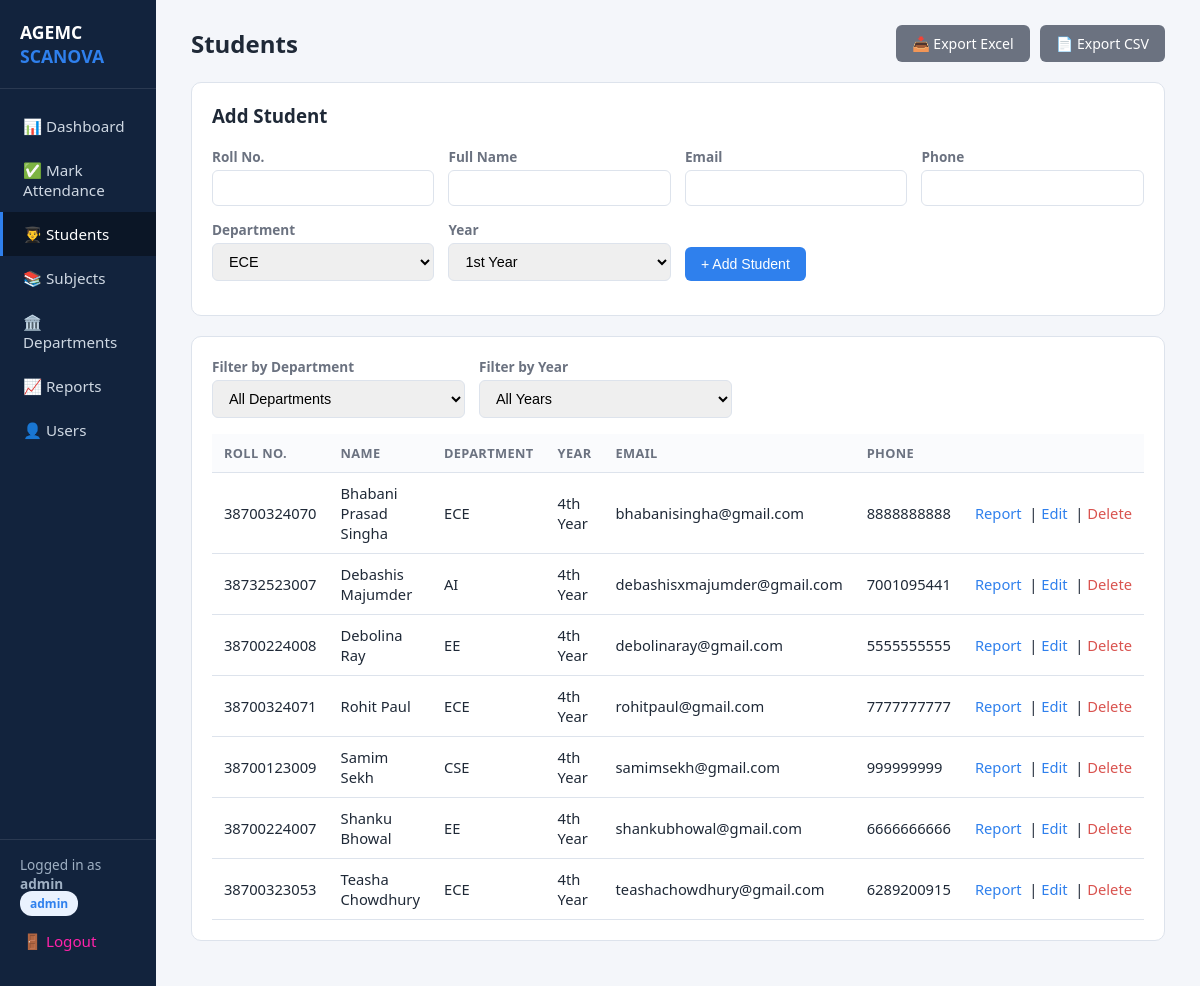
/students (signed in), run on the app's committed database.
### app.py (models this page shows)
class Student(db.Model):
    id = db.Column(db.Integer, primary_key=True)
    roll_no = db.Column(db.String(30), unique=True, nullable=False)
    name = db.Column(db.String(100), nullable=False)
    email = db.Column(db.String(120))
    phone = db.Column(db.String(20))
    department_id = db.Column(db.Integer, db.ForeignKey('department.id'), nullable=False)
    year = db.Column(db.String(20), nullable=False, default='1st Year')
    attendance_records = db.relationship('Attendance', backref='student', lazy=True, cascade="all, delete-orphan")

class Department(db.Model):
    id = db.Column(db.Integer, primary_key=True)
    name = db.Column(db.String(100), nullable=False, unique=True)
    subjects = db.relationship('Subject', backref='department', lazy=True)
    students = db.relationship('Student', backref='department', lazy=True)

### app.py (the view)
@app.route('/students')
@login_required
def students():
    department_filter = request.args.get('department_id', type=int)
    year_filter = request.args.get('year', '')
    query = Student.query
    if department_filter:
        query = query.filter_by(department_id=department_filter)
    if year_filter:
        query = query.filter_by(year=year_filter)
    all_students = query.order_by(Student.name).all()
    all_departments = Department.query.all()
    return render_template('students.html', students=all_students, departments=all_departments,
                            selected_department=department_filter, selected_year=year_filter)

### app.py (called while the page is built)
def login_required(f):
    @wraps(f)
    def decorated(*args, **kwargs):
        if 'user_id' not in session:
            flash('Please log in first.', 'warning')
            return redirect(url_for('login'))
        return f(*args, **kwargs)
    return decorated

@app.context_processor
def inject_user():
    return dict(current_user_role=session.get('role'), current_username=session.get('username'),
                year_choices=YEAR_CHOICES)

### templates/students.html (shortened to what this page needs)
{% extends "base.html" %}
{% block content %}
<div class="topbar">
  <h1>Students</h1>
  <div style="display:flex; gap:10px;">
    <a class="btn btn-secondary" href="{{ url_for('export_students', department_id=selected_department, year=selected_year) }}">📥 Export Excel</a>
    <a class="btn btn-secondary" href="{{ url_for('export_students_csv', department_id=selected_department, year=selected_year) }}">📄 Export CSV</a>
  </div>
</div>
{% if current_user_role == 'admin' %}
<div class="card">
  <h3 style="margin-top:0;">Add Student</h3>
  {% if departments %}
  <form method="POST" action="{{ url_for('add_student') }}">
    <div class="form-row">
      <div><label>Roll No.</label><input type="text" name="roll_no" required></div>
      <div><label>Full Name</label><input type="text" name="name" required></div>
      <div><label>Email</label><input type="email" name="email"></div>
      <div><label>Phone</label><input type="text" name="phone"></div>
      <div>
        <label>Department</label>
        <select name="department_id" required>
          {% for d in departments %}<option value="{{ d.id }}">{{ d.name }}</option>{% endfor %}
        </select>
      </div>
      <div>
        <label>Year</label>
        <select name="year" required>
          {% for y in year_choices %}<option value="{{ y }}">{{ y }}</option>{% endfor %}
        </select>
      </div>
      <div><button class="btn" type="submit">+ Add Student</button></div>
    </div>
  </form>
  {% else %}
  <p style="color:#6b7280;">Add a department first before adding students.</p>
  {% endif %}
</div>
{% endif %}
<div class="card">
  <form method="GET" style="margin-bottom:16px;">
    <div class="form-row" style="max-width:520px;">
      <div>
        <label>Filter by Department</label>
        <select name="department_id" onchange="this.form.submit()">
          <option value="">All Departments</option>
        </select>
      </div>
      <div>
        <label>Filter by Year</label>
        <select name="year" onchange="this.form.submit()">
          <option value="">All Years</option>
        </select>
      </div>
    </div>
  </form>
  {% if students %}
  <table>
    <tr><th>Roll No.</th><th>Name</th><th>Department</th><th>Year</th><th>Email</th><th>Phone</th><th></th></tr>
    {% for s in students %}
    <tr>
      <td>{{ s.roll_no }}</td>
      <td>{{ s.name }}</td>
      <td>{{ s.department.name }}</td>
      <td>{{ s.year }}</td>
      <td>{{ s.email or '-' }}</td>
      <td>{{ s.phone or '-' }}</td>
      <td style="white-space:nowrap;">
        <a class="link" href="{{ url_for('student_report', id=s.id) }}">Report</a>
        {% if current_user_role == 'admin' %}
        &nbsp;|&nbsp;<a class="link" href="{{ url_for('edit_student', id=s.id) }}">Edit</a>
        &nbsp;|&nbsp;<a class="link" style="color:#d9534f;" href="{{ url_for('delete_student', id=s.id) }}" onclick="return confirm('Delete this student?')">Delete</a>
        {% endif %}
      </td>
    </tr>
    {% endfor %}
  </table>
  {% else %}
  <div class="empty-state">No students found.</div>
  {% endif %}
</div>
{% endblock %}

### templates/base.html (style rules this page uses)
:root { --navy: #12233d; --navy-dark: #0b1626; --accent: #2f80ed; --accent-light: #eaf2fe; --green: #1a9e6b; --red: #d9534f; --amber: #e0a800; --bg: #f4f6fa; --border: #dde3ec; --text: #1f2937; --muted: #6b7280; }
* { box-sizing: border-box; }
body { margin: 0; font-family: 'Segoe UI', Roboto, Arial, sans-serif; background: var(--bg); color: var(--text); }
.topbar { display: flex; justify-content: space-between; align-items: center; margin-bottom: 20px; }
.topbar h1 { font-size: 1.5rem; margin: 0; }
.card { background: #fff; border: 1px solid var(--border); border-radius: 10px; padding: 20px; margin-bottom: 20px; }
table { width: 100%; border-collapse: collapse; }
th, td { padding: 10px 12px; text-align: left; border-bottom: 1px solid var(--border); font-size: 0.92rem; }
th { background: #fafbfd; color: var(--muted); font-weight: 600; font-size: 0.8rem; text-transform: uppercase; letter-spacing: 0.03em; }
.btn { display: inline-block; background: var(--accent); color: #fff; border: none; padding: 9px 16px; border-radius: 6px; cursor: pointer; text-decoration: none; font-size: 0.88rem; font-weight: 500; }
.btn-secondary { background: #6b7280; }
input, select, textarea { padding: 9px 12px; border: 1px solid var(--border); border-radius: 6px; font-size: 0.9rem; width: 100%; }
label { font-size: 0.85rem; font-weight: 600; color: var(--muted); margin-bottom: 4px; display: block; }
.form-row { display: grid; grid-template-columns: repeat(auto-fit, minmax(180px, 1fr)); gap: 14px; margin-bottom: 14px; align-items: end; }
a.link { color: var(--accent); text-decoration: none; font-weight: 500; }

### data on the page
Student: roll_no "38700324070", name "Bhabani Prasad Singha", department.name "ECE", year "4th Year", email "bhabanisingha@gmail.com", phone "8888888888"
Student: roll_no "38732523007", name "Debashis Majumder", department.name "AI", year "4th Year", email "debashisxmajumder@gmail.com", phone "7001095441"
Student: roll_no "38700224008", name "Debolina Ray", department.name "EE", year "4th Year", email "debolinaray@gmail.com", phone "5555555555"
Student: roll_no "38700324071", name "Rohit Paul", department.name "ECE", year "4th Year", email "rohitpaul@gmail.com", phone "7777777777"
Student: roll_no "38700123009", name "Samim Sekh", department.name "CSE", year "4th Year", email "samimsekh@gmail.com", phone "999999999"
Student: roll_no "38700224007", name "Shanku Bhowal", department.name "EE", year "4th Year", email "shankubhowal@gmail.com", phone "6666666666"
Student: roll_no "38700323053", name "Teasha Chowdhury", department.name "ECE", year "4th Year", email "teashachowdhury@gmail.com", phone "6289200915"

### other printed values
{{ current_username }} "admin"
{{ current_user_role }} "admin"
form field department_id "ECE"
form field year "1st Year"
